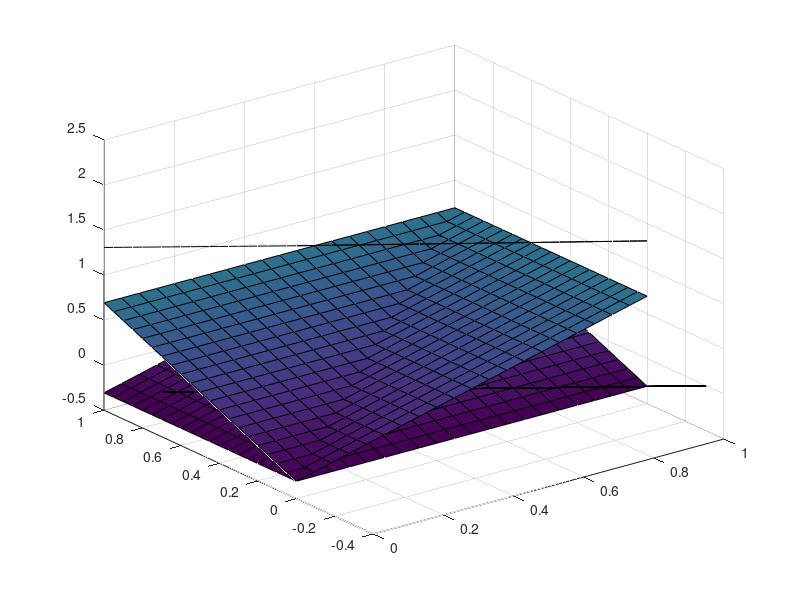

Write the MATLAB code that produced this figure.
x = 0:0.05:1;
u = 0.5;
% x = acid
% y = base
% z = water
[X,Y] = meshgrid(x);
%Anion: ln(u)+1 = Y - Z
ZA = Y - (log(u)+1);
%Cation: ln(u)+1 = X - Z
ZC = X- (log(u)+1);
%Mixbed: ln(u)+3 = X + Y + Z
ZM = -X -Y +log(u)+3;
%Neut: ln(u) = -X - Y
YN = -X - log(u);
surf(X,Y,ZA)
hold on
surf(X,Y,ZC)
surf(X,Y,ZM)
surf(X,YN,zeros(21,21))



